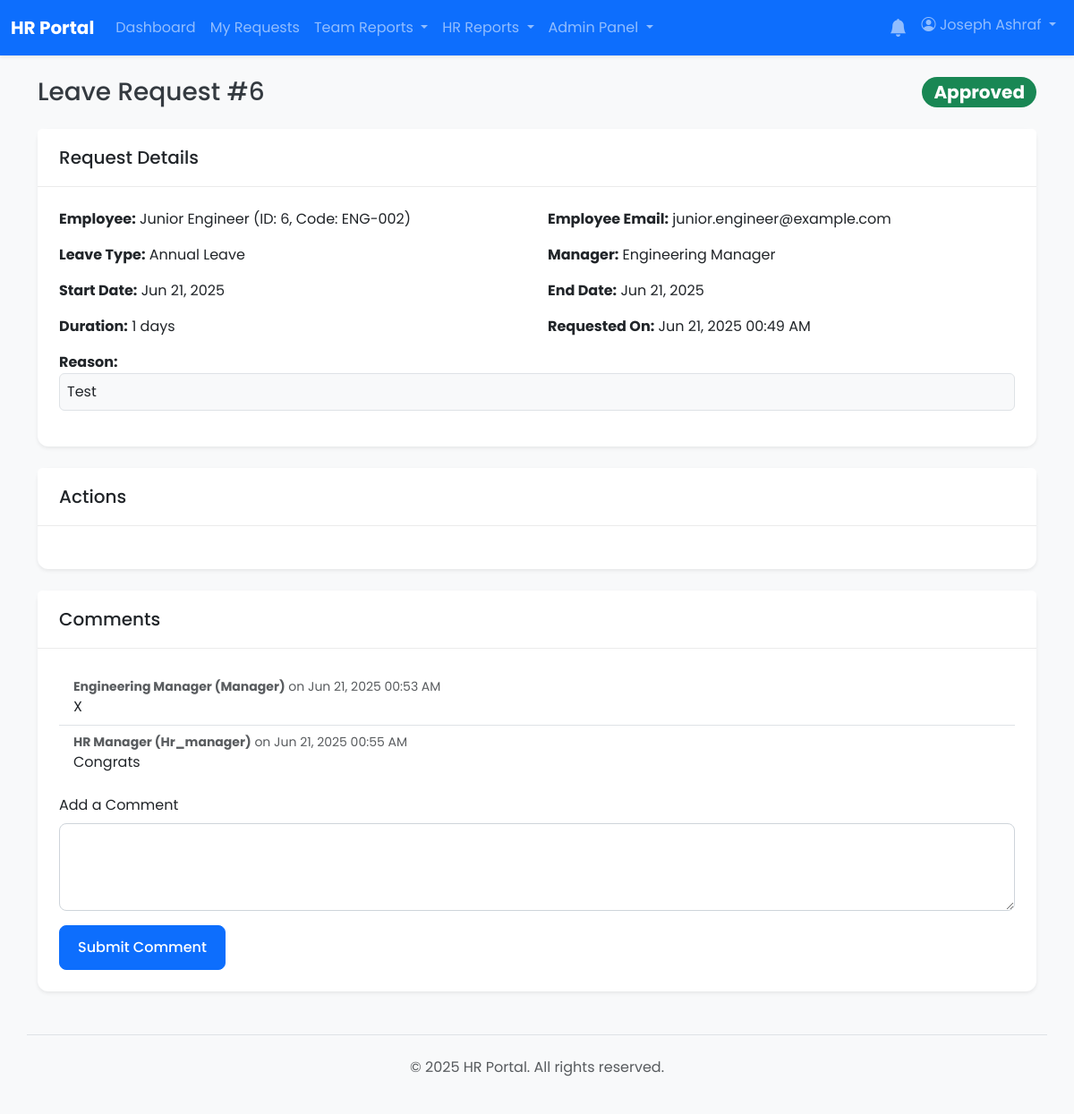
/requests/view.php?id=6 (signed in), run on an earlier commit of the app's database.
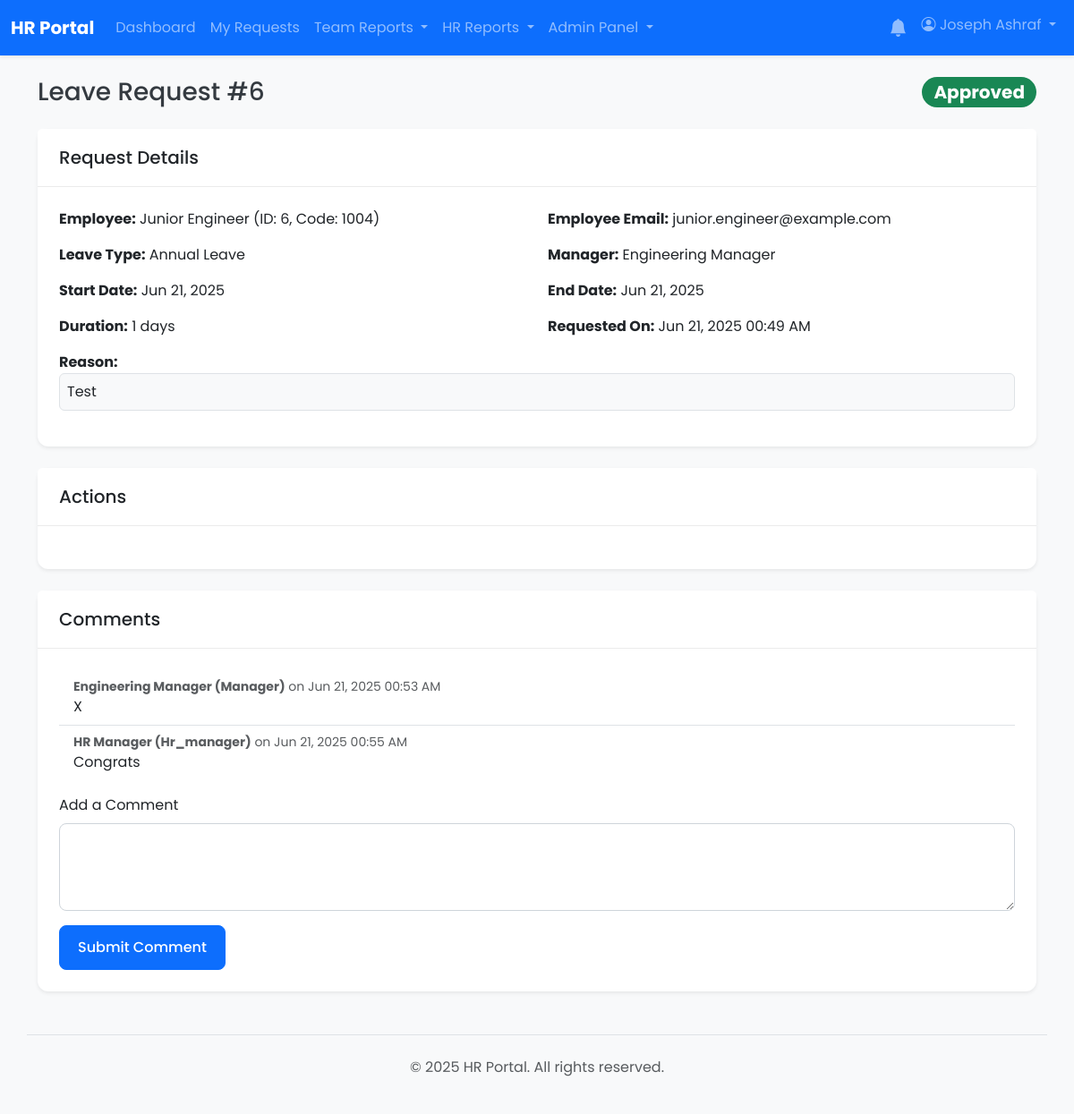
And on a later commit of the database.
### tables this page shows
CREATE TABLE `vacation_requests` (
  `id` int(11) NOT NULL,
  `user_id` int(11) NOT NULL,
  `start_date` date NOT NULL,
  `end_date` date NOT NULL,
  `duration_days` int(11) DEFAULT NULL,
  `reason` text DEFAULT NULL,
  `manager_id` int(11) DEFAULT NULL,
  `status` enum('pending_manager','pending_hr','approved','rejected','cancelled') NOT NULL DEFAULT 'pending_manager',
  `leave_type_id` int(11) DEFAULT NULL,
  `manager_action_at` timestamp NULL DEFAULT NULL,
  `hr_id` int(11) DEFAULT NULL,
  `hr_action_at` timestamp NULL DEFAULT NULL,
  `rejection_reason` text DEFAULT NULL,
  `created_at` timestamp NOT NULL DEFAULT current_timestamp()
);

CREATE TABLE `users` (
  `id` int(11) NOT NULL,
  `employee_code` varchar(50) DEFAULT NULL,
  `full_name` varchar(255) NOT NULL,
  `email` varchar(255) NOT NULL,
  `password` varchar(255) NOT NULL,
  `role` enum('user','manager','hr','hr_manager','admin') NOT NULL DEFAULT 'user',
  `shift_id` int(11) DEFAULT NULL,
  `department_id` int(11) DEFAULT NULL,
  `direct_manager_id` int(11) DEFAULT NULL,
  `is_active` tinyint(1) NOT NULL DEFAULT 1,
  `must_change_password` tinyint(1) NOT NULL DEFAULT 0,
  `created_at` timestamp NOT NULL DEFAULT current_timestamp(),
  `updated_at` timestamp NOT NULL DEFAULT current_timestamp() ON UPDATE current_timestamp()
);

CREATE TABLE `leave_types` (
  `id` int(11) NOT NULL,
  `name` varchar(255) NOT NULL,
  `accrual_days_per_year` float NOT NULL DEFAULT 0,
  `is_active` tinyint(1) NOT NULL DEFAULT 1
);

### app/core/helpers.php (called while the page is built, shortened)
<?php
function getStatusBadgeClass($status) {
    $map = [
        'pending_manager' => 'bg-warning text-dark',
        'pending_hr' => 'bg-info text-dark',
        'approved' => 'bg-success',
        'rejected' => 'bg-danger',
        'cancelled' => 'bg-secondary',
    ];
    return $map[$status] ?? 'bg-light text-dark';
}
function getStatusText($status) {
    return ucwords(str_replace('_', ' ', $status));
}

### requests/view.php (the view, shortened to what the changed rows need)
<?php
require_once __DIR__ . '/../app/bootstrap.php';
require_once __DIR__ . '/../app/core/helpers.php';
$request_id = filter_input(INPUT_GET, 'id', FILTER_VALIDATE_INT);
$sql = "
    SELECT
        r.*,
        u.full_name AS user_name,
        u.email AS user_email,
        u.employee_code AS user_employee_code,
        m.full_name AS manager_name,
        lt.name AS leave_type_name
    FROM
        vacation_requests r
    JOIN
        users u ON r.user_id = u.id
    LEFT JOIN
        users m ON r.manager_id = m.id
    LEFT JOIN
        leave_types lt ON r.leave_type_id = lt.id
    WHERE
        r.id = ?
";
$stmt = $pdo->prepare($sql);
$stmt->execute([$request_id]);
$request = $stmt->fetch(PDO::FETCH_ASSOC);
include __DIR__ . '/../app/templates/header.php';
?>
<div class="d-flex justify-content-between align-items-center mb-4">
    <h1 class="h3 mb-0">Leave Request #<?= htmlspecialchars($request['id']) ?></h1>
    <span class="badge rounded-pill <?= getStatusBadgeClass($request['status']) ?> fs-5">
        <?= getStatusText($request['status']) ?>
    </span>
</div>
<div class="card shadow-sm mb-4">
    <div class="card-body">
        <div class="row">
            <div class="col-md-6 mb-3">
                <strong>Employee:</strong> <?= htmlspecialchars($request['user_name']) ?> (ID: <?= htmlspecialchars($request['user_id']) ?>, Code: <?= htmlspecialchars($request['user_employee_code'] ?? 'N/A') ?>)
            </div>
            <div class="col-md-6 mb-3">
                <strong>Employee Email:</strong> <?= htmlspecialchars($request['user_email']) ?>
            </div>
            <div class="col-md-6 mb-3">
                <strong>Leave Type:</strong> <?= htmlspecialchars($request['leave_type_name'] ?? 'N/A') ?>
            </div>
            <div class="col-md-6 mb-3">
                <strong>Manager:</strong> <?= htmlspecialchars($request['manager_name'] ?? 'N/A') ?>
            </div>
            <div class="col-md-6 mb-3">
                <strong>Start Date:</strong> <?= date('M d, Y', strtotime($request['start_date'])) ?>
            </div>
            <div class="col-md-6 mb-3">
                <strong>End Date:</strong> <?= date('M d, Y', strtotime($request['end_date'])) ?>
            </div>
            <div class="col-md-6 mb-3">
                <strong>Duration:</strong> <?= htmlspecialchars($request['duration_days'] ?? '') ?> days
            </div>
            <div class="col-md-6 mb-3">
                <strong>Requested On:</strong> <?= date('M d, Y H:i A', strtotime($request['created_at'])) ?>
            </div>
            <div class="col-12 mb-3">
                <strong>Reason:</strong><br>
                <p class="card-text border p-2 rounded bg-light"><?= nl2br(htmlspecialchars($request['reason'])) ?></p>
            </div>
        </div>
    </div>
</div>
<?php include __DIR__ . '/../app/templates/footer.php'; ?>

What changed in the data, as far as the page shows it:
changed through a linked row, vacation_requests "Approved": user.employee_code "ENG-002" → "1004"
